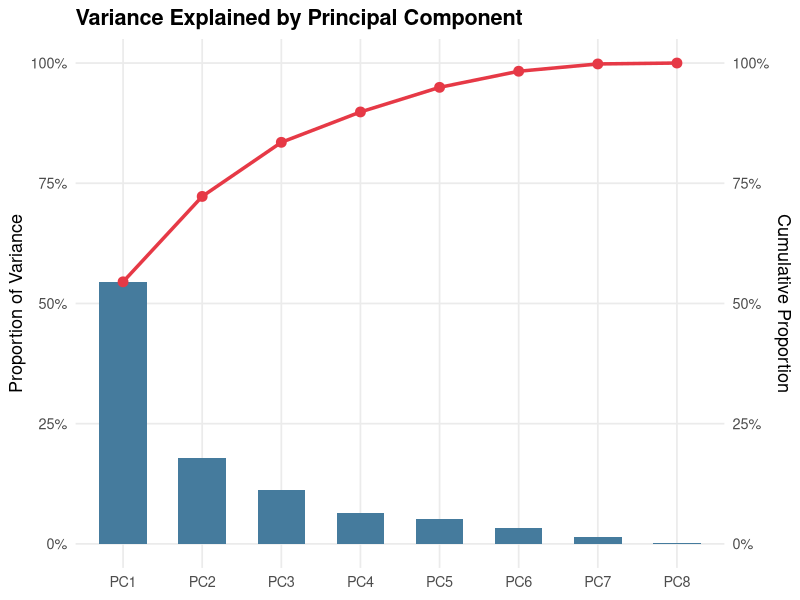
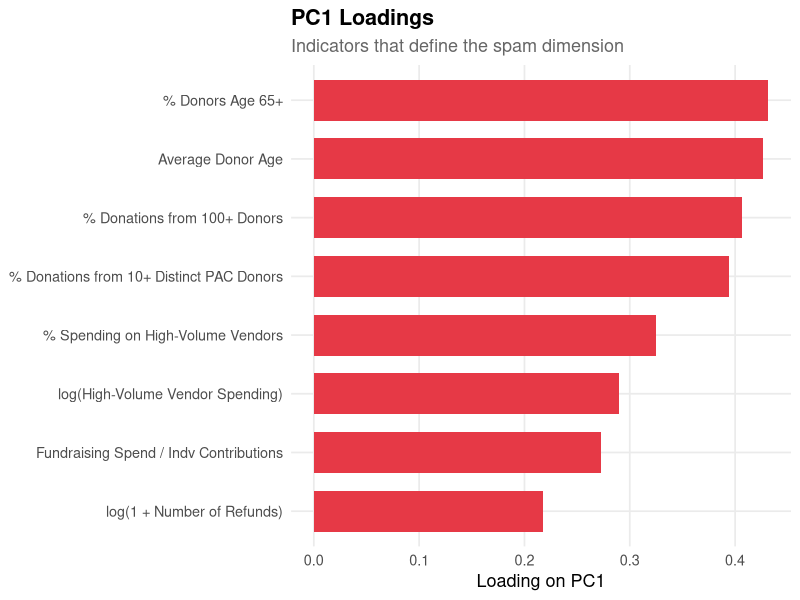
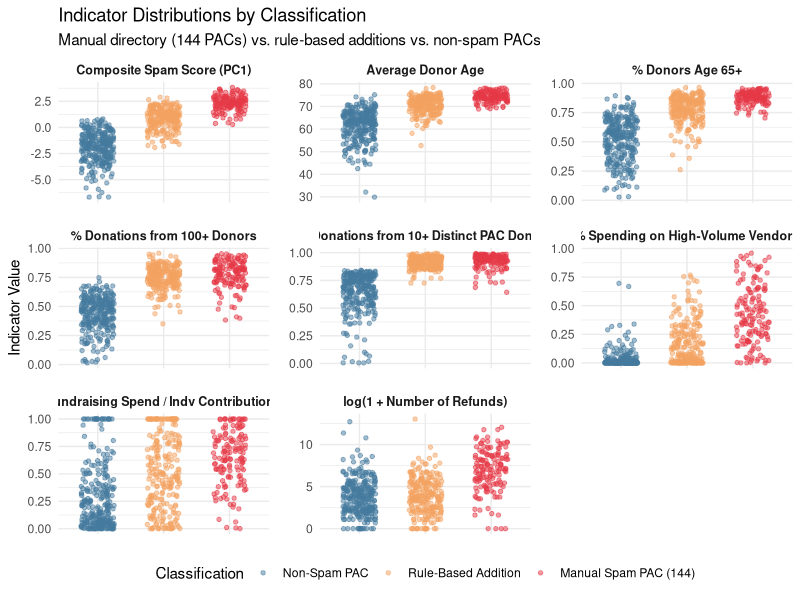
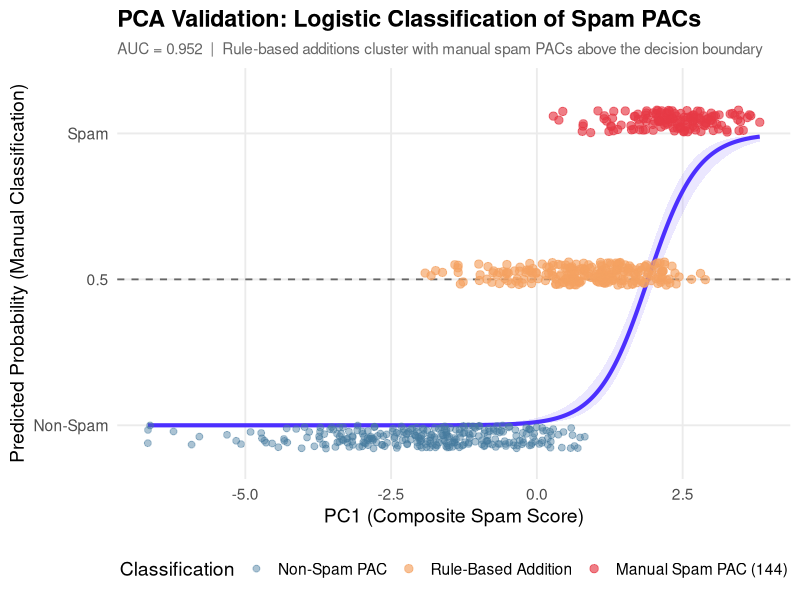

Generate these figures, in order, with R:
# =============================================================================
# PCA Validation of the Spam PAC Directory
# =============================================================================
#
# This script validates the manually coded spam PAC directory (144 PACs) using
# principal component analysis. It also applies a set of rule-based diagnostic
# checks to compare the manual directory against a fully data-driven classification.
#
# Required data files (in data/):
#   - spam_pac_indicators_for_pca.csv  | Indicator matrix for all PACs and candidates
#   - spam_pac_directory_final.csv     | Manual spam PAC directory (144 PACs)
#
# Outputs:
#   - Correlation matrix, PCA summary, and leave-one-out robustness (stdout)
#   - Rule-based classification diagnostics (stdout)
#   - Three-category breakdown: Manual (144), Rule-Based Addition, Non-Spam (stdout)
#   - figs/pca_scree.png                | Variance explained by component
#   - figs/pca_loadings.png             | PC1 loadings bar chart
#   - figs/pca_indicators_jitter.png    | Indicator distributions (3 categories)
#   - figs/pca_classification.png        | Logistic classification curve (3 categories)
#
# =============================================================================


# -----------------------------------------------------------------------------
# Setup
# -----------------------------------------------------------------------------

req_pkgs <- c("data.table", "dplyr", "tidyr", "ggplot2", "pROC", "glue")
missing_pkgs <- req_pkgs[!vapply(req_pkgs, requireNamespace, logical(1), quietly = TRUE)]
if (length(missing_pkgs) > 0) {
  stop(sprintf("Missing required packages: %s", paste(missing_pkgs, collapse = ", ")),
       call. = FALSE)
}

suppressPackageStartupMessages({
  library(data.table)
  library(dplyr)
  library(tidyr)
  library(ggplot2)
  library(pROC)
  library(glue)
})

dir.create("figs", showWarnings = FALSE)


# =============================================================================
# 1. Load Data and Prepare Indicators
# =============================================================================

df_agg <- read.csv("data/spam_pac_indicators_for_pca.csv")

# Load spam PAC directory
sp_dir <- read.csv("data/spam_pac_directory_final.csv")
df_agg$is_spam_pac_manual <- as.integer(df_agg$bonica_rid %in% sp_dir$bonica_rid)
df_agg$is_spam_pac        <- df_agg$is_spam_pac_manual

df_agg$log_hvv_total <- log1p(df_agg$hvv_total)
df_agg$is_cand <- as.numeric(grepl("cand", df_agg$bonica_rid) & df_agg$is_spam_pac_manual==0)



# PCA indicator set
use.cols <- c(
    "mean_age",
    "pct_65_plus",
    "pct_overall_donations_100plus",
    "pct_overall_donations_10plus_distinct",
    "high_volume_vendor_pct",
    "fundraising_inefficiency",
    "log_hvv_total",
    "log_n_refunds"
)

# Restrict PCA to PACs only (exclude candidates)
df_comm <- df_agg[df_agg$is_cand == 0, ]


# =============================================================================
# 2. Correlation Matrix
# =============================================================================

cat("\n")
cat("===========================================================================\n")
cat("  Correlation Matrix for PCA Indicators\n")
cat("===========================================================================\n\n")
print(round(cor(df_comm[, use.cols], use = "complete.obs"), 3))


# =============================================================================
# 3. Fit PCA Model
# =============================================================================

pr.out <- prcomp(df_comm[, use.cols], center = TRUE, scale. = TRUE)

cat("\n")
cat("===========================================================================\n")
cat("  PCA Model Summary\n")
cat("===========================================================================\n\n")
print(summary(pr.out))
cat("\n  PC1 and PC2 Loadings:\n")
print(round(pr.out$rotation[, 1:2], 3))

# Score all rows (PACs and candidates) using the PAC-only PCA model
df_agg$pc1 <- predict(pr.out, newdata = df_agg[, use.cols])[, 1]
df_agg$pc2 <- predict(pr.out, newdata = df_agg[, use.cols])[, 2]

# Also score the PAC-only subset
df_comm$pc1 <- pr.out$x[, 1]
df_comm$pc2 <- pr.out$x[, 2]

# Ensure higher PC1 = more spam-like
if (mean(df_comm$pc1[df_comm$is_spam_pac_manual == 1], na.rm = TRUE) < 0) {
    df_comm$pc1 <- df_comm$pc1 * -1
    df_agg$pc1  <- df_agg$pc1  * -1
    pr.out$rotation[, 1] <- pr.out$rotation[, 1] * -1
}
if (mean(df_comm$pc2[df_comm$is_spam_pac_manual == 1], na.rm = TRUE) < 0) {
    df_comm$pc2 <- df_comm$pc2 * -1
    df_agg$pc2  <- df_agg$pc2  * -1
}


# =============================================================================
# 4. Leave-One-Out Robustness
# =============================================================================

cat("\n")
cat("===========================================================================\n")
cat("  Leave-One-Out Robustness (correlation with full model PC1)\n")
cat("===========================================================================\n\n")

rdim <- NULL
for (i.col in seq_along(use.cols)) {
    pr.out.tmp <- prcomp(df_comm[, use.cols[-i.col]], center = TRUE, scale. = TRUE)
    rdim <- cbind(rdim, pr.out.tmp$x[, 1])
}
colnames(rdim) <- use.cols
rownames(rdim) <- df_comm$bonica_rid

main.model.pca.1 <- df_comm$pc1
print(t(cor(main.model.pca.1, rdim)))
cat("\n  Note: correlations consistently above r = 0.98 indicate high robustness.\n")


# =============================================================================
# 5. Rule-Based Diagnostic Classification
# =============================================================================

cat("\n")
cat("===========================================================================\n")
cat("  Rule-Based Diagnostic Classification\n")
cat("===========================================================================\n\n")

indicators <- df_comm

# Check 1: Donor saturation — >=85% of donations from hyper-frequent donors
# Use pct_overall_either_100n_10d if available, otherwise construct from available cols
if ("pct_overall_either_100n_10d" %in% names(indicators)) {
    check1 <- with(indicators, ifelse(
        round(pct_overall_either_100n_10d, 2) >= 0.85, 1L, 0L))
} else {
    # Fallback: use pct_overall_donations_100plus as proxy
    check1 <- with(indicators, ifelse(
        pct_overall_donations_100plus >= 0.50 |
        pct_overall_donations_10plus_distinct >= 0.85, 1L, 0L))
}

# Check 2: Fundraising structure — high vendor spending or large-scale inefficiency
check2 <- with(indicators, ifelse(
    (high_volume_vendor_pct >= 0.20 & (fundraising_inefficiency >= 0.35)) |
    (exp(log_hvv_total) > 1e6 & (fundraising_inefficiency >= 0.5)),
    1L, 0L))

# Check 3: Donor age — >66% of donors aged 65+
check3 <- with(indicators, ifelse(pct_65_plus > 0.66, 1L, 0L))

# Check 4: PCA — above median PC1 score among PACs
check4 <- with(indicators, ifelse(
    pc1 >= quantile(pc1, probs = 0.5), 1L, 0L))

# Combined: must pass (check1 OR check2) AND check3 AND check4
full <- ifelse(check1 == 1 | check2 == 1 & check3 == 1 & check4 == 1, 1L, 0L)
fundraising_model <- ifelse(check1 == 1 | check2 == 1, 1L, 0L)

spam   <- indicators[indicators$is_spam_pac_manual == 1, ]
n_spam <- nrow(spam)

cat(sprintf("  Total spam PACs in manual directory:  %d\n\n", n_spam))
cat("  --- Individual Criteria ---\n")
cat(sprintf("  Meet check1 (donor saturation):       %d / %d  (%.1f%%)\n",
            sum(check1[indicators$is_spam_pac_manual == 1]), n_spam,
            100 * mean(check1[indicators$is_spam_pac_manual == 1])))
cat(sprintf("  Meet check2 (fundraising structure):  %d / %d  (%.1f%%)\n",
            sum(check2[indicators$is_spam_pac_manual == 1]), n_spam,
            100 * mean(check2[indicators$is_spam_pac_manual == 1])))
cat(sprintf("  Meet check3 (donor age > 66%%):        %d / %d  (%.1f%%)\n",
            sum(check3[indicators$is_spam_pac_manual == 1]), n_spam,
            100 * mean(check3[indicators$is_spam_pac_manual == 1])))
cat(sprintf("  Meet check4 (PCA above median):       %d / %d  (%.1f%%)\n",
            sum(check4[indicators$is_spam_pac_manual == 1]), n_spam,
            100 * mean(check4[indicators$is_spam_pac_manual == 1])))
cat(sprintf("  Meet check1 OR check2:                %d / %d  (%.1f%%)\n",
            sum(fundraising_model[indicators$is_spam_pac_manual == 1]), n_spam,
            100 * mean(fundraising_model[indicators$is_spam_pac_manual == 1])))
cat(sprintf("\n  Meet ALL criteria:                    %d / %d  (%.1f%%)\n",
            sum(full[indicators$is_spam_pac_manual == 1]), n_spam,
            100 * mean(full[indicators$is_spam_pac_manual == 1])))


# --- Spam PACs that FAIL all criteria ---
fail_idx <- which(indicators$is_spam_pac_manual == 1 & full == 0)
fail <- indicators[fail_idx, ]
cat(sprintf("\n  --- Spam PACs that FAIL criteria: %d ---\n", nrow(fail)))
if (nrow(fail) > 0) {
    fail$check1 <- check1[fail_idx]
    fail$check2 <- check2[fail_idx]
    fail$check3 <- check3[fail_idx]
    fail$check4 <- check4[fail_idx]
    for (i in seq_len(nrow(fail))) {
        fails_on <- c()
        if (fail$check1[i] == 0 & fail$check2[i] == 0) fails_on <- c(fails_on, "fundraising model")
        if (fail$check2[i] == 0) fails_on <- c(fails_on, "fundraising efficiency")
        if (fail$check3[i] == 0) fails_on <- c(fails_on, "donor age")
        if (fail$check4[i] == 0) fails_on <- c(fails_on, "PCA")
        nm <- if ("committee_name" %in% names(fail)) fail$committee_name[i] else fail$bonica_rid[i]
        cat(sprintf("    %-45s  fails: %s\n",
                    paste0(nm, " | ", fail$bonica_rid[i]),
                    paste(fails_on, collapse = ", ")))
    }
}

# --- Non-spam PACs that MEET all criteria (rule-based additions) ---
non_spam_qualify <- indicators[indicators$is_spam_pac_manual == 0 & full == 1, ]
cat(sprintf("\n  --- Non-spam PACs that MEET all criteria: %d ---\n", nrow(non_spam_qualify)))
if (nrow(non_spam_qualify) > 0) {
    non_spam_qualify <- non_spam_qualify[order(-non_spam_qualify$pc1), ]
    for (i in seq_len(min(nrow(non_spam_qualify), 30))) {
        nm <- if ("committee_name" %in% names(non_spam_qualify)) {
            non_spam_qualify$committee_name[i]
        } else {
            non_spam_qualify$bonica_rid[i]
        }
        cat(sprintf("    %-45s  (PC1: %.2f)\n", nm, non_spam_qualify$pc1[i]))
    }
    if (nrow(non_spam_qualify) > 30) {
        cat(sprintf("    ... and %d more\n", nrow(non_spam_qualify) - 30))
    }
}

# Construct rule-based directory
rule_based_spam <- indicators$bonica_rid[full == 1 | indicators$is_spam_pac_manual == 1]
n_rule_based <- sum(full == 1)
n_overlap    <- sum(full == 1 & indicators$is_spam_pac_manual == 1)
n_manual_only <- sum(full == 0 & indicators$is_spam_pac_manual == 1)
n_rule_only   <- sum(full == 1 & indicators$is_spam_pac_manual == 0)

cat(sprintf("\n  --- Directory Comparison ---\n"))
cat(sprintf("  Manual directory:                 %d PACs\n", n_spam))
cat(sprintf("  Rule-based directory:             %d PACs\n", n_rule_based))
cat(sprintf("  Overlap (manual ∩ rule-based):    %d PACs\n", n_overlap))
cat(sprintf("  Manual only (below threshold):    %d PACs\n", n_manual_only))
cat(sprintf("  Rule-based only (new additions):  %d PACs\n", n_rule_only))

# --- Three-category classification ---
# Used for all plots: Manual (144), Rule-Based Addition, Non-Spam
df_comm$is_rule_based_addition <- as.integer(full == 1 & indicators$is_spam_pac_manual == 0)

df_comm$spam_category <- factor(
    ifelse(df_comm$is_spam_pac_manual == 1, "Manual Spam PAC (144)",
    ifelse(df_comm$is_rule_based_addition == 1, "Rule-Based Addition",
           "Non-Spam PAC")),
    levels = c("Non-Spam PAC", "Rule-Based Addition", "Manual Spam PAC (144)")
)

# Color palette for three categories
cat_colors <- c(
    "Non-Spam PAC"           = "#457B9D",
    "Rule-Based Addition"    = "#F4A261",
    "Manual Spam PAC (144)"  = "#E63946"
)

cat(sprintf("\n  Three-category breakdown:\n"))
print(table(df_comm$spam_category))


# =============================================================================
# 6. AUC and Logistic Model
# =============================================================================

cat("\n")
cat("===========================================================================\n")
cat("  Logistic Model and AUC\n")
cat("===========================================================================\n\n")

roc_pc1 <- roc(df_comm$is_spam_pac_manual, df_comm$pc1, quiet = TRUE)
auc_pc1 <- round(auc(roc_pc1), 3)
cat(sprintf("  PC1 AUC: %.3f\n", auc_pc1))

roc_pc2 <- roc(df_comm$is_spam_pac_manual, df_comm$pc2, quiet = TRUE)
auc_pc2 <- round(auc(roc_pc2), 3)
cat(sprintf("  PC2 AUC: %.3f\n\n", auc_pc2))

logit_mod <- glm(is_spam_pac_manual ~ pc1, data = df_comm, family = binomial())
cat("=== Logistic Regression: is_spam_pac ~ pc1 ===\n")
print(summary(logit_mod))


# =============================================================================
# 7. Plots
# =============================================================================


# -----------------------------------------------------------------------------
# Plot 1: Scree Plot
# -----------------------------------------------------------------------------

var_explained <- summary(pr.out)$importance
scree_df <- data.frame(
    PC = factor(paste0("PC", seq_len(ncol(var_explained))),
                levels = paste0("PC", seq_len(ncol(var_explained)))),
    Proportion = var_explained["Proportion of Variance", ],
    Cumulative = var_explained["Cumulative Proportion", ]
)

p_scree <- ggplot(scree_df, aes(x = PC, y = Proportion)) +
    geom_col(fill = "#457B9D", width = 0.6) +
    geom_line(aes(x = as.numeric(PC), y = Cumulative),
              color = "#E63946", linewidth = 1.2) +
    geom_point(aes(x = as.numeric(PC), y = Cumulative),
               color = "#E63946", size = 3) +
    scale_y_continuous(labels = scales::percent_format(),
                       sec.axis = sec_axis(~ ., name = "Cumulative Proportion",
                                           labels = scales::percent_format())) +
    labs(title = "Variance Explained by Principal Component",
         x = NULL, y = "Proportion of Variance") +
    theme_minimal(base_size = 13) +
    theme(plot.title = element_text(face = "bold"),
          panel.grid.minor = element_blank())

ggsave(p_scree, file = "figs/pca_scree.png",
       width = 8, height = 5, bg = "white")
cat("  Saved figs/pca_scree.png\n")


# -----------------------------------------------------------------------------
# Plot 2: PC1 Loadings
# -----------------------------------------------------------------------------

loadings_df <- data.frame(
    Variable = rownames(pr.out$rotation),
    Loading  = pr.out$rotation[, 1]
)
loadings_df <- loadings_df[order(loadings_df$Loading), ]

label_map <- c(
    mean_age                               = "Average Donor Age",
    pct_65_plus                            = "% Donors Age 65+",
    pct_overall_donations_100plus          = "% Donations from 100+ Donors",
    pct_overall_donations_10plus_distinct  = "% Donations from 10+ Distinct PAC Donors",
    high_volume_vendor_pct                 = "% Spending on High-Volume Vendors",
    fundraising_inefficiency               = "Fundraising Spend / Indv Contributions",
    log_hvv_total                          = "log(High-Volume Vendor Spending)",
    log_n_refunds                          = "log(1 + Number of Refunds)"
)
loadings_df$Label <- ifelse(loadings_df$Variable %in% names(label_map),
                            label_map[as.character(loadings_df$Variable)],
                            as.character(loadings_df$Variable))
loadings_df$Label <- factor(loadings_df$Label,
                            levels = loadings_df$Label[order(loadings_df$Loading)])

p_loadings <- ggplot(loadings_df, aes(x = Label, y = Loading)) +
    geom_col(aes(fill = Loading > 0), width = 0.7, show.legend = FALSE) +
    scale_fill_manual(values = c("TRUE" = "#E63946", "FALSE" = "#457B9D")) +
    coord_flip() +
    labs(title = "PC1 Loadings",
         subtitle = "Indicators that define the spam dimension",
         x = NULL, y = "Loading on PC1") +
    theme_minimal(base_size = 13) +
    theme(plot.title    = element_text(face = "bold"),
          plot.subtitle = element_text(color = "#666666"),
          panel.grid.minor = element_blank())

ggsave(p_loadings, file = "figs/pca_loadings.png",
       width = 9, height = 5, bg = "white")
cat("  Saved figs/pca_loadings.png\n")


# -----------------------------------------------------------------------------
# Plot 3: Indicator Distributions by Spam Category (Jitter)
# Three categories: Manual Spam PAC, Rule-Based Addition, Non-Spam PAC
# -----------------------------------------------------------------------------

indicator_list <- c(
    "pc1",
    "mean_age",
    "pct_65_plus",
    "pct_overall_donations_100plus",
    "pct_overall_donations_10plus_distinct",
    "high_volume_vendor_pct",
    "fundraising_inefficiency",
    "log_n_refunds"
)

plot_label_map <- c(
    pc1                                    = "Composite Spam Score (PC1)",
    mean_age                               = "Average Donor Age",
    pct_65_plus                            = "% Donors Age 65+",
    pct_overall_donations_100plus          = "% Donations from 100+ Donors",
    pct_overall_donations_10plus_distinct  = "% Donations from 10+ Distinct PAC Donors",
    high_volume_vendor_pct                 = "% Spending on High-Volume Vendors",
    fundraising_inefficiency               = "Fundraising Spend / Indv Contributions",
    log_n_refunds                          = "log(1 + Number of Refunds)"
)

# Winsorize extreme outliers for visual clarity
winsorize99 <- function(x) pmin(x, quantile(x, 0.995, na.rm = TRUE))
cols_to_winsorize <- c("fundraising_inefficiency")

# Filter to available columns
indicator_list <- intersect(indicator_list, names(df_comm))

df_plot <- df_comm %>%
    mutate(across(any_of(cols_to_winsorize), winsorize99)) %>%
    select(spam_category, all_of(indicator_list)) %>%
    pivot_longer(cols      = -spam_category,
                 names_to  = "indicator",
                 values_to = "value") %>%
    mutate(indicator = factor(indicator,
                              levels = indicator_list,
                              labels = plot_label_map[indicator_list]))

p_jitter <- ggplot(df_plot, aes(x = spam_category, y = value, color = spam_category)) +
    geom_jitter(width = 0.25, alpha = 0.5, size = 1.2) +
    facet_wrap(~ indicator, scales = "free_y", ncol = 3) +
    scale_color_manual(values = cat_colors) +
    labs(title    = "Indicator Distributions by Classification",
         subtitle = "Manual directory (144 PACs) vs. rule-based additions vs. non-spam PACs",
         x = NULL, y = "Indicator Value", color = "Classification") +
    theme_minimal() +
    theme(legend.position = "bottom",
          axis.text.x     = element_blank(),
          axis.ticks.x    = element_blank(),
          strip.text       = element_text(face = "bold", size = 9),
          panel.spacing    = unit(1, "lines"))

ggsave(p_jitter, file = "figs/pca_indicators_jitter.png",
       width = 14, height = 10, bg = "white")
cat("  Saved figs/pca_indicators_jitter.png\n")


# -----------------------------------------------------------------------------
# Plot 4: Logistic Classification Curve (three-category jitter)
# Logistic model is still binary (manual spam vs. rest), but the jittered
# points are colored by three categories to show where rule-based additions fall
# -----------------------------------------------------------------------------

newdat     <- data.frame(pc1 = seq(min(df_comm$pc1, na.rm = TRUE),
                                   max(df_comm$pc1, na.rm = TRUE),
                                   length.out = 500))
pred       <- predict(logit_mod, newdata = newdat, type = "link", se.fit = TRUE)
newdat$pr  <- plogis(pred$fit)
newdat$lo  <- plogis(pred$fit - 1.96 * pred$se.fit)
newdat$hi  <- plogis(pred$fit + 1.96 * pred$se.fit)

# Jitter y-positions: manual spam at top, rule-based additions in middle, non-spam at bottom
df_comm$y_jit <- ifelse(df_comm$is_spam_pac_manual == 1, 1.04,
                 ifelse(df_comm$is_rule_based_addition == 1, 0.52, -0.04))

p_logistic <- ggplot() +
    geom_ribbon(data = newdat, aes(x = pc1, ymin = lo, ymax = hi),
                fill = "#7B61FF", alpha = 0.15) +
    geom_hline(yintercept = 0.5, linetype = "dashed",
               linewidth = 0.6, color = "#666666") +
    geom_line(data = newdat, aes(x = pc1, y = pr),
              color = "#4C2FFF", linewidth = 1.4) +
    geom_jitter(data = df_comm[df_comm$spam_category == "Non-Spam PAC", ],
                aes(x = pc1, y = y_jit, color = spam_category),
                height = 0.04, width = 0, alpha = 0.45, size = 2) +
    geom_jitter(data = df_comm[df_comm$spam_category == "Rule-Based Addition", ],
                aes(x = pc1, y = y_jit, color = spam_category),
                height = 0.04, width = 0, alpha = 0.65, size = 2.5) +
    geom_jitter(data = df_comm[df_comm$spam_category == "Manual Spam PAC (144)", ],
                aes(x = pc1, y = y_jit, color = spam_category),
                height = 0.04, width = 0, alpha = 0.65, size = 2.5) +
    scale_color_manual(values = cat_colors) +
    scale_y_continuous(limits = c(-0.12, 1.16),
                       breaks = c(0, 0.5, 1),
                       labels = c("Non-Spam", "0.5", "Spam")) +
    labs(x        = "PC1 (Composite Spam Score)",
         y        = "Predicted Probability (Manual Classification)",
         title    = "PCA Validation: Logistic Classification of Spam PACs",
         subtitle = sprintf("AUC = %.3f  |  Rule-based additions cluster with manual spam PACs above the decision boundary", auc_pc1),
         color    = "Classification") +
    theme_minimal(base_size = 14) +
    theme(panel.grid.minor = element_blank(),
          plot.title       = element_text(face = "bold"),
          plot.subtitle    = element_text(color = "#666666", size = 11),
          legend.position  = "bottom")

ggsave(p_logistic, file = "figs/pca_classification.png",
       width = 10, height = 6, bg = "white")
cat("  Saved figs/pca_classification.png\n")


cat("\n  Done.\n")
